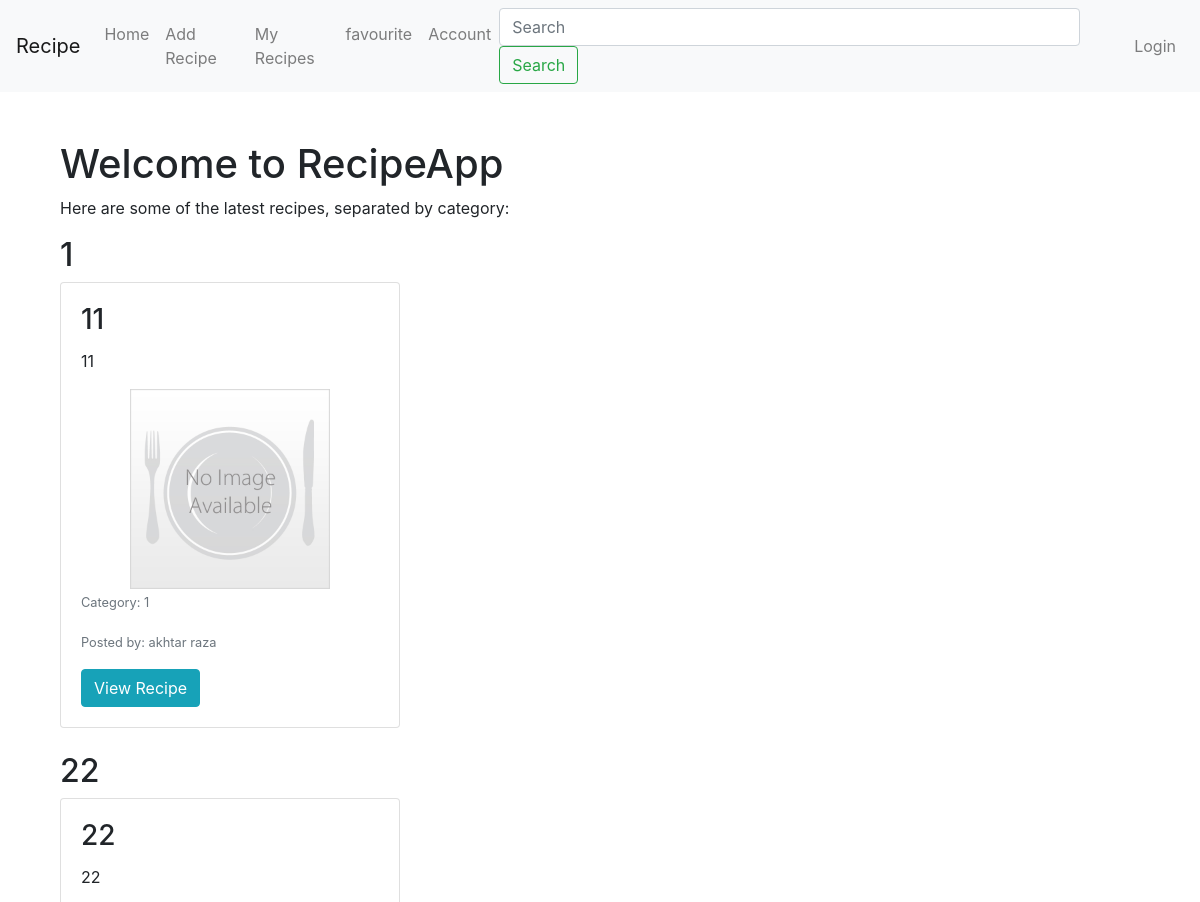
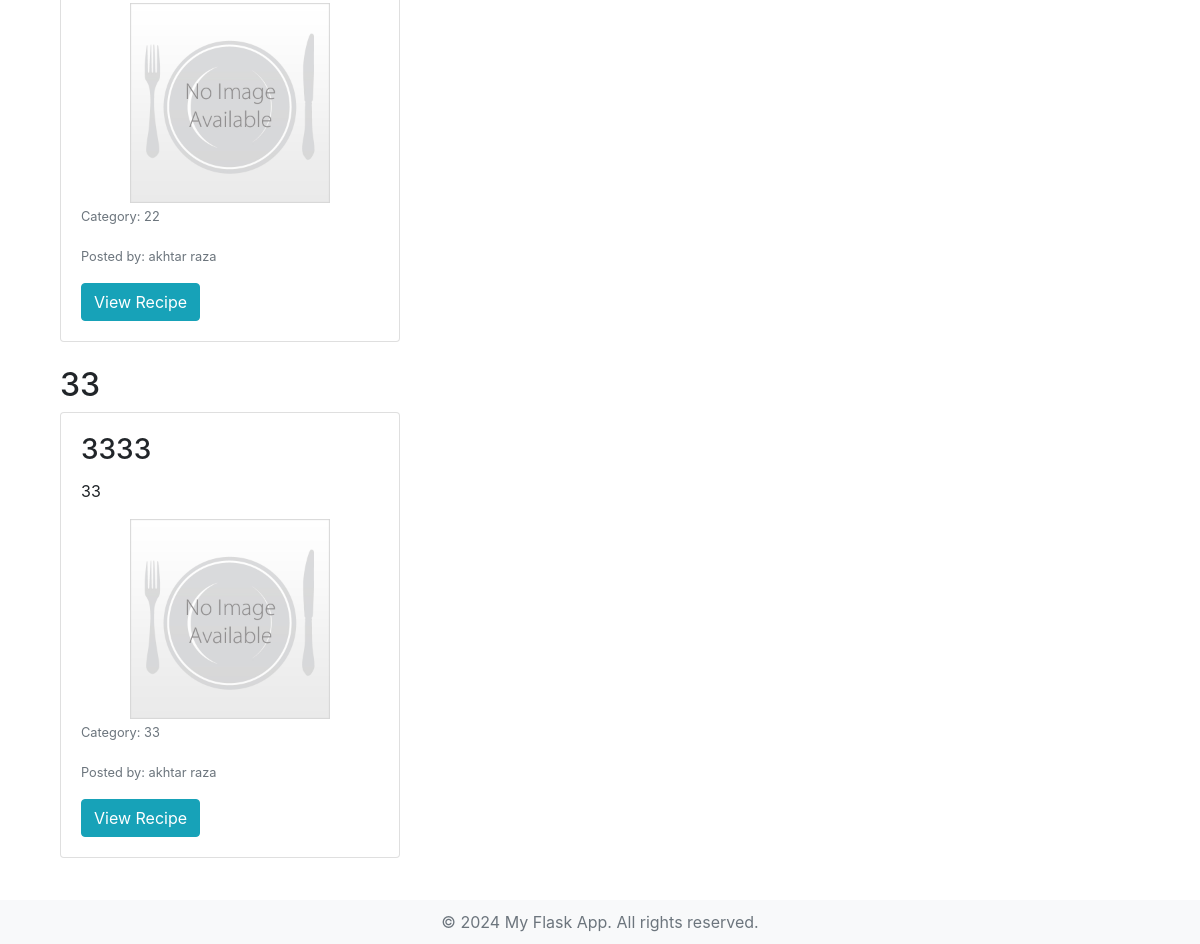
The page / on the database its author committed (2 pictures, top to bottom).
### app.py (models this page shows, shortened)
class Recipe(db.Model):
    __tablename__ = 'recipes'
    id = db.Column(db.Integer, primary_key=True)
    recipe_name = db.Column(db.String(100), nullable=False)
    title = db.Column(db.String(100), nullable=False)
    description = db.Column(db.Text, nullable=False)
    posted_by_id = db.Column(db.Integer, db.ForeignKey('users.id'), nullable=False)
    fvrt_by_id = db.Column(db.Integer, db.ForeignKey('users.id'), nullable=True)
    category = db.Column(db.String(50), nullable=False)
    created_at = db.Column(db.DateTime, default=datetime.now(pytz.timezone('Asia/Kolkata')), nullable=False)
    image = db.Column(db.String(120), nullable=True)
    posted_by = db.relationship("User", backref="posted_recipes", foreign_keys=[posted_by_id])
    fvrt_by = db.relationship("User", backref="favorite_recipes", foreign_keys=[fvrt_by_id])

class User(db.Model):
    __tablename__ = 'users'
    id = db.Column(db.Integer, primary_key=True)
    fullname = db.Column(db.String(100), nullable=False)
    email = db.Column(db.String(120), unique=True, nullable=False)
    password = db.Column(db.String(128), nullable=False)
    is_admin = db.Column(db.Boolean,default = False)

### app.py (the view)
@app.route('/')
def home():
    recipes = Recipe.query.order_by(Recipe.category.asc()).all()  # Ordered by latest
    recipes_by_category = {}
    for recipe in recipes:
        category = recipe.category if recipe.category else "Uncategorized"
        if category not in recipes_by_category:
            recipes_by_category[category] = []
        recipes_by_category[category].append(recipe)
    return render_template('home.html', recipes_by_category=recipes_by_category)

### templates/home.html
{% extends "basic.html" %}
{% block content %}
    <div class="container mt-4">
        <h1>Welcome to RecipeApp</h1>
        <p>Here are some of the latest recipes, separated by category:</p>
        {% for category, recipes in recipes_by_category.items() %}
            <h2>{{ category }}</h2>
            <div class="row">
                {% for recipe in recipes %}
                    <div class="col-md-6 col-lg-4 mb-4">
                        <div class="card">
                            <div class="card-body">
                                <h3 class="card-title">{{ recipe.recipe_name }}</h3>
                                <p class="card-text">{{ recipe.title }}</p>
                                <div class="text-center">
                                    {% if recipe.image %}
                                        <img src="{{ url_for('static', filename='uploads/' + recipe.image) }}" alt="{{ recipe.recipe_name }}" class="img-fluid" style="max-height: 200px;"/>
                                    {% else %}
                                        <img src="{{ url_for('static', filename='uploads/default_recipe.jpg') }}" alt="Default recipe image" class="img-fluid" style="max-height: 200px;"/>
                                    {% endif %}
                                </div>
                                <p class="card-text"><small class="text-muted">Category: {{ recipe.category }}</small></p>
                                <p class="card-text"><small class="text-muted">Posted by: {{ recipe.posted_by.fullname }}</small></p>
                                <a href="{{ url_for('view_recipe', recipe_id=recipe.id) }}" class="btn btn-info">View Recipe</a>
                            </div>
                        </div>
                    </div>
                {% endfor %}
            </div>
        {% endfor %}
        <div class="text-center mt-4">
            <a href="{{ url_for('add_recipe') }}" class="btn btn-primary">Add a New Recipe</a>
        </div>
    </div>
{% endblock %}

### templates/basic.html (shortened to what this page needs)
<!DOCTYPE html>
<html lang="en">
<head>
    <link rel="stylesheet" href="https://stackpath.bootstrapcdn.com/bootstrap/4.5.2/css/bootstrap.min.css">
</head>
<body>
    <nav class="navbar navbar-expand-lg navbar-light bg-light">
        <a class="navbar-brand" href="/">Recipe</a>
        <div class="collapse navbar-collapse" id="navbarNav">
            <ul class="navbar-nav mr-auto">
                <li class="nav-item"><a class="nav-link" href="/">Home</a></li>
                <li class="nav-item"><a class="nav-link" href="{{ url_for('add_recipe') }}">Add Recipe</a></li>
                <li class="nav-item"><a class="nav-link" href="/my-recipes">My Recipes</a></li>
                <li class="nav-item"><a class="nav-link" href="/account">favourite</a></li>
                <li class="nav-item"><a class="nav-link" href="/account">Account</a></li>
            </ul>
            <form class="form-inline my-2 my-lg-0">
                <input class="form-control mr-sm-2" type="search" placeholder="Search" size="50" aria-label="Search">
                <button class="btn btn-outline-success my-2 my-lg-0" type="submit">Search</button>
            </form>
            <ul class="navbar-nav ml-auto">
                {% if 'user_id' in session %}
                <li class="nav-item"><a class="nav-link" href="/logout">Logout</a></li>
                {% else %}
                <li class="nav-item"><a class="nav-link" href="/login">Login</a></li>
                {% endif %}
            </ul>
        </div>
    </nav>
    <div class="container mt-4 content">
        {% block content %}{% endblock %}
    </div>
    <footer class="footer bg-light">
        <div class="container">
            <span class="text-muted">© 2024 My Flask App. All rights reserved.</span>
        </div>
    </footer>
</body>
</html>

### templates/basic.html (style rules this page uses)
body { display: flex; flex-direction: column; min-height: 100vh; margin: 0; }
.content { flex: 1; }
.footer { position: fixed; bottom: 0; width: 100%; background: #f8f9fa; text-align: center; padding: 10px; }

### rows shown on the page
Recipe: recipe_name "11", title "11", category "1", posted_by.fullname "akhtar raza"
Recipe: category "22", recipe_name "22", title "22", posted_by.fullname "akhtar raza"
Recipe: category "33", recipe_name "3333", title "33", posted_by.fullname "akhtar raza"

### other values the page prints
{{ category }} "1"
